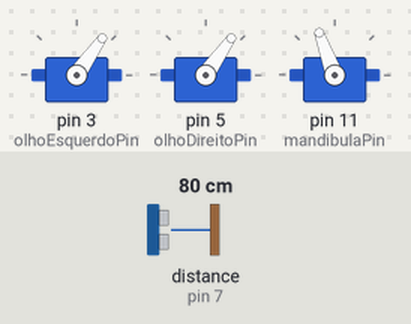
Bench run of a sketch on a simulated Arduino Uno, built with avr-gcc and run on an emulated ATmega328P. Parts: 3 × servo. Wiring (inferred from the names in the program): ultrasonic range finder: trigger pin 8; echo pin 7. Inputs (shaded band) come from the test bench; at power-on: distance to the obstacle (sensor on pin 7) 80 cm. The echo pulse lasts 58.3 µs per cm; EEPROM starts erased.

Above: at 0.05 s.
At 1.0 s:
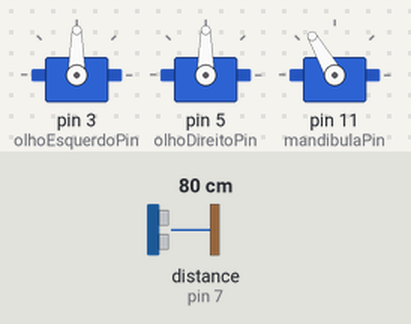
Timing chart, 0 to 3.0 s (numbered marks = the images above):
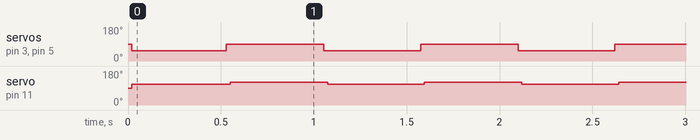

Measured:
- by itself, servo on pin 3 (olhoEsquerdoPin), servo on pin 5 (olhoDireitoPin): alternates 90° for 0.53 s and 55° for 0.52 s
- by itself, servo on pin 11 (mandibulaPin): alternates 120° for 0.53 s and 110° for 0.52 s

The sketch:

caveira_v2.ino
```cpp
/*
  Projeto: Caveira Animada com Arduino
  Data: 28 de julho de 2023
  Autor: Laboratório Maker
  Canal no YouTube: https://bit.ly/laboratoriomaker
  Blog: https://laboratoriomaker.blogspot.com
  Instagram: https://www.instagram.com/laboratoriomaker

  Descrição:
  Neste projeto, criamos uma caveira animada usando o Arduino e alguns componentes eletrônicos.
  A caveira possui dois LEDs vermelhos nos olhos e três micro servos motores,
  sendo dois deles responsáveis pelos movimentos dos olhos e o outro pelo movimento da boca.

  Um sensor ultrassônico (HR-SC04) é utilizado para detectar a proximidade de objetos
  em relação à caveira.
  Conforme uma pessoa se aproxima ou se afasta da caveira, diferentes animações são ativadas.
  A animação dos olhos e da boca variam em velocidade e intensidade,
  proporcionando uma experiência divertida e interativa.

  Este código foi desenvolvido para fins educacionais e de entretenimento.
  Acesse o canal no YouTube, blog e Instagram para mais projetos e conteúdos relacionados
  à eletrônica, programação e Maker.
*/


#include <Servo.h>
#include <EEPROM.h> // Biblioteca para trabalhar com a EEPROM

// DEFININDO OS PINOS DO ARDUINO:
// PINOS DO SENSOR:
const int trigPin = 8; // Pino de saída do sensor ultrassônico (trigger)
const int echoPin = 7;  // Pino de entrada do sensor ultrassônico (echo)

// PINOS DOS SERVOS:
const int olhoEsquerdoPin = 3; // Pino digital com PWM para o servo do olho esquerdo
const int olhoDireitoPin = 5;  // Pino digital com PWM para o servo do olho direito
const int mandibulaPin = 11;   // Pino digital com PWM para o servo da mandíbula

const int enderecoOlhos = 0; // Endereço na EEPROM para armazenar a posição dos olhos
const int enderecoMandibula = 2; // Endereço na EEPROM para armazenar a posição da mandíbula

// NOME DOS 3 SERVOS DA CAVEIRA:
Servo olhoEsquerdo;
Servo olhoDireito;
Servo mandibula;

// MICRO SERVOS:
int velocidade = 10;     // Velocidade padrão dos servos

// ÂNGULO DOS MICRO SERVOS:
int fechada = 140;
const int abertura1 = 110;
const int abertura2 = 90;
const int abertura3 = 70;

const int olharFora = 125;
const int olharDentro = 55;
int olharFrente = 90;


// TEMPO DE ESPERA ENTRE AS ANIMAÇÕES:
const int tempoEspera = 500; // 500 milissegundos

// DISTÂNCIAS DE CONTROLE DAS ANIMAÇÕES:
const int distanciaProxima = 20; // 20 centímetros
const int distanciaIntermediaria = 50; // 50 centímetros

void setup() {
  // Configuração dos pinos dos servos:
  // 1 - Criar os objetos olhoEsquerdo, olhoDireito e mandibula da classe Servo da biblioteca Servo.h.
  // 2 - Associar cada objeto a um pino específico usando a função attach().
  // 3 - Depois dessa configuração, você pode usar os objetos olhoEsquerdo, olhoDireito e mandibula para controlar os respectivos servos
  // conectados aos pinos definidos, movimentando-os para as posições desejadas.
  olhoEsquerdo.attach(olhoEsquerdoPin);
  olhoDireito.attach(olhoDireitoPin);
  mandibula.attach(mandibulaPin);

  // Carregar posições calibradas da EEPROM (se existirem)
  olharFrente = EEPROM.read(enderecoOlhos);
  fechada = EEPROM.read(enderecoMandibula);

  if (olharFrente == 0xFF || fechada == 0xFF) {
    // Se as posições calibradas ainda não foram salvas na EEPROM (valores padrão de fábrica),
    // realizar a calibração e salvar as posições calibradas na EEPROM
    calibrarPosicoesIniciais();
    EEPROM.write(enderecoOlhos, olharFrente);
    EEPROM.write(enderecoMandibula, fechada);
  }
}

void loop() {
  // Medir a distância do sensor ultrassônico
  long duracao, distancia; // Cria duas variáveis do tipo long, o que significa que elas são números inteiros de 32 bits, adequados para armazenar valores maiores que 32.767.
  pinMode(trigPin, OUTPUT); // Configura o pino trigPin como uma saída digital (OUTPUT)
  digitalWrite(trigPin, LOW); // reiniciar o sinal de disparo antes de enviar um novo pulso.
  delayMicroseconds(2);
  digitalWrite(trigPin, HIGH);
  delayMicroseconds(10);
  digitalWrite(trigPin, LOW);
  pinMode(echoPin, INPUT); // Configura o pino echoPin como uma entrada digital (INPUT)

  duracao = pulseIn(echoPin, HIGH);  // A função pulseIn() mede a duração (em microssegundos) do pulso recebido no pino echoPin, que representa o tempo que o som levou para ir e voltar do objeto.
  // A velocidade do som no ar é de 343 m/s, em centímetros seria: 34.300 cm/s ou 0,0343 cm/μs.
  // Distância = (Tempo de ida e volta do som / 2) * Velocidade do som no ar

  // exemplo em microsegundos: 1176,46 μs = (588,23 μs IDA + 588,23 μs VOLTA)
  // exemplo em segundos: 1176,46 / 1.000.000 = 0,00117646 segundos

  // Se usar o tempo de duração em microsegundos, a fórmula da distância em centímetros será:
  // Distância = (duração em microssegundos x 0,0343) / 2 = 19,99982 ou
  // Distância = (duração em microssegundos / 2) * 0.0343 = 19,99982 = 20cm

  // Se usar o tempo de duração em segundos, terá que 1º converter a duração do pulso de microsegundos para segundos em seguida usar a fórmula da distância em centímetros:
  // Segundos = Microssegundos / 1.000.000  // Converte microsegundos para segundos
  // Distância = (duração em segundos x 34.300) / 2 = 19,99982 ou
  // Distância = (duração em segundos / 2) * 34.300 = 19,99982

  duracao = duracao / 1000000.0; // Converte a duração para segundos
  distancia = (duracao / 2) * 34300; // Calcula a distância em centímetros
  // Como o pulso medido pelo pulseIn() representa a ida e a volta do som, dividimos o valor de duracao por 2 para obter o tempo de ida.

  // Controle dos movimentos com base na distância medida
  if (distancia <= distanciaProxima) {
    // Se a distância for menor ou igual a 20 cm, animação próxima
    moverOlhos(olharDentro);
    moverMandibula(abertura1);
    delay(tempoEspera);
    moverOlhos(olharFrente);
    moverMandibula(fechada);
    delay(tempoEspera);
  } else if (distancia <= distanciaIntermediaria) {
    // Se a distância for maior que 20 e menor ou igual a 50 cm, animação intermediária
    moverOlhos(olharFora);
    moverMandibula(abertura2);
    delay(tempoEspera);
    moverOlhos(olharFrente);
    moverMandibula(fechada);
    delay(tempoEspera);
  } else {
    // Se a distância for maior que 50 cm, animação distante
    moverOlhos(olharFora);
    moverMandibula(abertura3);
    delay(tempoEspera);
    moverOlhos(olharFrente);
    moverMandibula(fechada);
    delay(tempoEspera);
  }
}

// Função para mover os olhos para uma determinada posição
void moverOlhos(int pos) {
  // Movimenta os dois olhos para a posição passada como parâmetro
  olhoEsquerdo.write(pos);
  olhoDireito.write(pos);
  delay(velocidade);
}

// Função para mover a mandíbula para uma determinada posição
void moverMandibula(int pos) {
  mandibula.write(pos);
  delay(velocidade);
}

// Função para calibrar as posições iniciais dos servos e garantir que os olhos iniciem na posição frontal (90 graus)
void calibrarPosicoesIniciais() {
  olharFrente = 90;
  fechada = 120;
}
```
